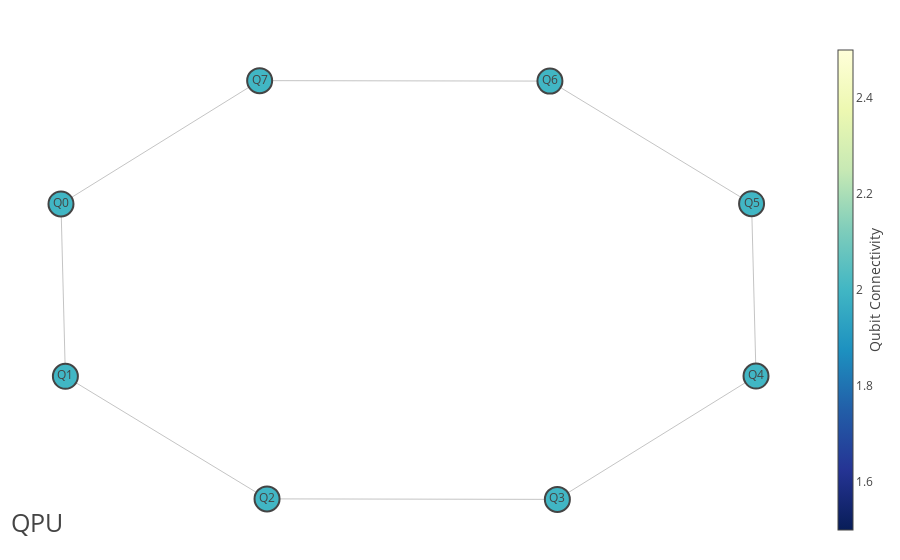

The notebook cell this image was saved under:
### Code cell
import qcal.settings as settings

logger = logging.getLogger(__name__)

basedir = '/home/jpmarceaux/experiment/'
settings.Settings.config_path = basedir + 'config/'
settings.Settings.data_path = basedir + 'data/'
settings.Settings.save_data = True



#cfg = qc.Config()
cfg = qc.Config(basedir + 'config/configs/X6Y3/config.yaml')
classifier = load_from_pickle(basedir + 'config/configs/X6Y3/ClassificationManager.pkl')
# cfg = qc.Config(basedir + 'config/Campbell06/X6Y3/config_abhi.yaml')
cfg.draw_qpu()

### Figure 1 — Plotly figure (JSON) as saved in the notebook; plotly's stock layout.template omitted (floating-point values rounded to 4 significant figures)
{"data": [{"hoverinfo": "none", "line": {"color": "#888", "width": 0.5}, "mode": "lines", "type": "scatter", "x": [-0.9704, -0.9581, null, -0.9704, -0.4157, null, -0.9581, -0.395, null, -0.395, 0.4157, null, 0.4157, 0.9704, null, 0.9704, 0.958, null, 0.958, 0.3949, null, 0.3949, -0.4157, null], "y": [0.4108, -0.4122, null, 0.4108, 1.0, null, -0.4122, -0.9976, null, -0.9976, -1.0, null, -1.0, -0.4109, null, -0.4109, 0.4121, null, 0.4121, 0.9977, null, 0.9977, 1.0, null]}, {"hoverinfo": "text", "marker": {"color": [2, 2, 2, 2, 2, 2, 2, 2], "colorbar": {"thickness": 15, "title": {"side": "right", "text": "Qubit Connectivity"}, "xanchor": "left"}, "colorscale": [[0, "rgb(255,255,217)"], [0.125, "rgb(237,248,177)"], [0.25, "rgb(199,233,180)"], [0.375, "rgb(127,205,187)"], [0.5, "rgb(65,182,196)"], [0.625, "rgb(29,145,192)"], [0.75, "rgb(34,94,168)"], [0.875, "rgb(37,52,148)"], [1, "rgb(8,29,88)"]], "line": {"width": 2}, "reversescale": true, "showscale": true, "size": 25}, "mode": "markers", "text": ["GE:<br>  Freq: 5464629937.04333<br>  T1: 7.9e-05<br>  T2*: 5.6e-05<br>  T2e: 9.2e-05<br>EF:<br>  Freq: 5204791732.40548<br>  T1: 4.77e-05<br>  T2*: 2e-05<br>  T2e: None<br>Connectivity: 2", "GE:<br>  Freq: 5334367213.03424<br>  T1: 0.000119<br>  T2*: 4.1e-05<br>  T2e: 5.6e-05<br>EF:<br>  Freq: 5073467123.00038<br>  T1: 2.6e-05<br>  T2*: 4e-05<br>  T2e: None<br>Connectivity: 2", "GE:<br>  Freq: 5199246182.99105<br>  T1: 0.00013<br>  T2*: 2.1e-05<br>  T2e: 0.00012<br>EF:<br>  Freq: 4936508146.77336<br>  T1: 6.6e-05<br>  T2*: 3e-06<br>  T2e: None<br>Connectivity: 2", "GE:<br>  Freq: 5249819999.75467<br>  T1: 7.7e-05<br>  T2*: 6.8e-05<br>  T2e: 9.1e-05<br>EF:<br>  Freq: 4986874003.43778<br>  T1: 7.1e-05<br>  T2*: 5e-05<br>  T2e: None<br>Connectivity: 2", "GE:<br>  Freq: 5444054327.31679<br>  T1: 9.13e-05<br>  T2*: 0.0001<br>  T2e: 9.6e-05<br>EF:<br>  Freq: 5184742510.26846<br>  T1: 2.68e-05<br>  T2*: 5e-06<br>  T2e: None<br>Connectivity: 2", "GE:<br>  Freq: 5572027305.67948<br>  T1: 3.7e-05<br>  T2*: 6.5e-05<br>  T2e: 0.0001<br>EF:<br>  Freq: 5314359080.01996<br>  T1: 4.11e-05<br>  T2*: 5e-06<br>  T2e: None<br>Connectivity: 2", "GE:<br>  Freq: 5875418115.62523<br>  T1: 5.43e-05<br>  T2*: 2.1e-05<br>  T2e: 6.8e-05<br>EF:<br>  Freq: 5623128136.85352<br>  T1: 1.3e-05<br>  T2*: 9.4e-06<br>  T2e: None<br>Connectivity: 2", "GE:<br>  Freq: 5375898278.98483<br>  T1: 2.36e-05<br>  T2*: 1.1e-05<br>  T2e: 4.3e-05<br>EF:<br>  Freq: 5113973968.12754<br>  T1: 1.61e-05<br>  T2*: 4.3e-06<br>  T2e: None<br>Connectivity: 2"], "type": "scatter", "x": [-0.9704, -0.9581, -0.395, 0.4157, 0.9704, 0.958, 0.3949, -0.4157], "y": [0.4108, -0.4122, -0.9976, -1.0, -0.4109, 0.4121, 0.9977, 1.0]}, {"hoverinfo": "text", "marker": {"color": "#5D69B1", "size": 0.01}, "mode": "text", "text": ["Q0", "Q1", "Q2", "Q3", "Q4", "Q5", "Q6", "Q7"], "type": "scatter", "x": [-0.9704, -0.9581, -0.395, 0.4157, 0.9704, 0.958, 0.3949, -0.4157], "y": [0.4108, -0.4122, -0.9976, -1.0, -0.4109, 0.4121, 0.9977, 1.0]}, {"hoverinfo": "text", "marker": {"opacity": 0}, "mode": "markers", "text": ["CZ:<br>  Freq: 5280000000.0<br>", "CZ:<br>  Freq: 5125600000.0<br>", "CZ:<br>  Freq: 5163000000.0<br>", "CZ:<br>  Freq: 5300000000.0<br>", "CZ:<br>  Freq: 5344000000.0<br>", "CZ:<br>  Freq: 5505000000.0<br>", "CZ:<br>  Freq: 5495000000.0<br>", "CZ:<br>  Freq: 5418000000.0<br>"], "type": "scatter", "x": [-0.9642, -0.693, -0.6765, 0.01037, 0.6931, 0.9642, 0.6765, -0.01036], "y": [-0.000681, 0.7054, -0.7049, -0.9988, -0.7054, 0.000622, 0.7049, 0.9989]}], "layout": {"annotations": [{"font": {"size": 25}, "showarrow": false, "text": "QPU", "x": 0.005, "xref": "paper", "y": -0.002, "yref": "paper"}], "hovermode": "closest", "margin": {"b": 20, "l": 5, "r": 5, "t": 40}, "showlegend": false, "title": {"font": {"size": 16}}, "xaxis": {"showgrid": false, "showticklabels": false, "zeroline": false}, "yaxis": {"showgrid": false, "showticklabels": false, "zeroline": false}}}
